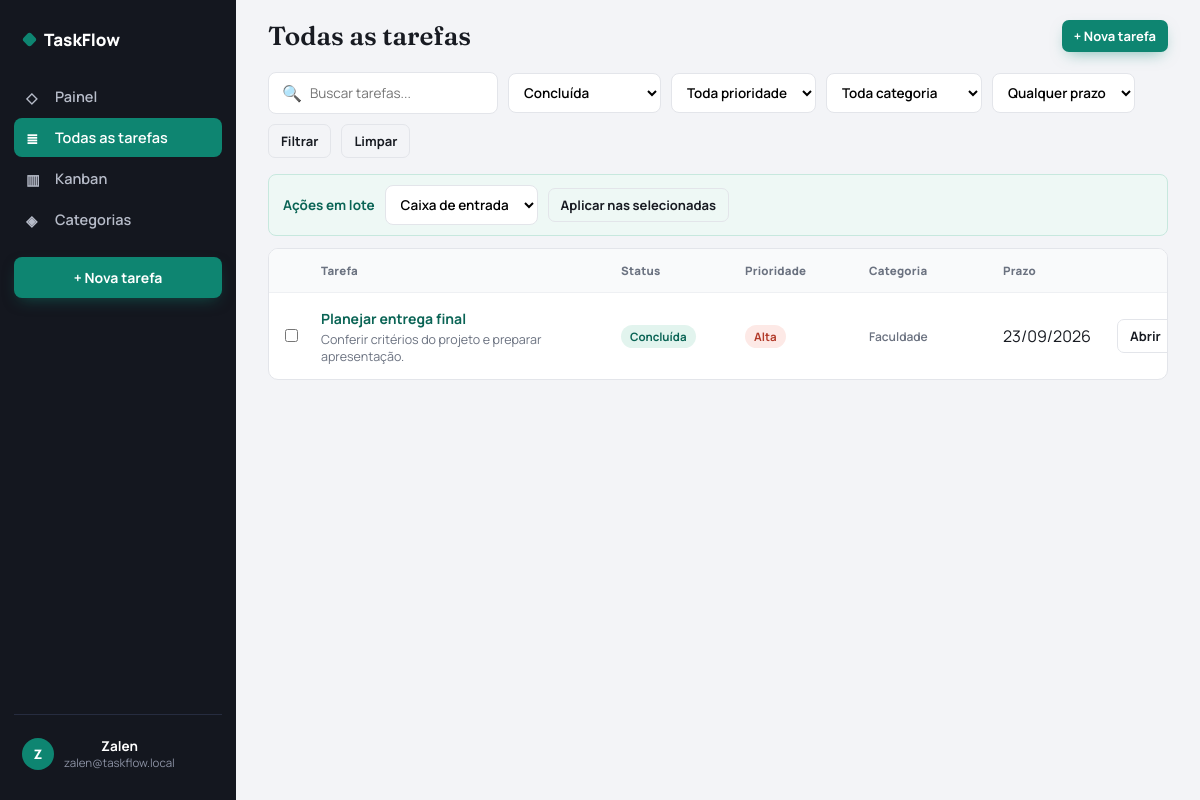
/tasks.php?status=done (signed in), run on the app's committed database.
### tables this page shows
CREATE TABLE users (
    id INT UNSIGNED NOT NULL AUTO_INCREMENT,
    username VARCHAR(50) NOT NULL,
    email VARCHAR(255) NULL,
    name VARCHAR(100) NOT NULL,
    profile VARCHAR(100) NOT NULL DEFAULT 'Freelancer / Criador',
    password_hash VARCHAR(255) NOT NULL,
    created_at TIMESTAMP NOT NULL DEFAULT CURRENT_TIMESTAMP,
    PRIMARY KEY (id),
    UNIQUE KEY uq_users_username (username),
    UNIQUE KEY uq_users_email (email)
);

CREATE TABLE tasks (
    id BIGINT UNSIGNED NOT NULL AUTO_INCREMENT,
    user_id INT UNSIGNED NOT NULL,
    title VARCHAR(120) NOT NULL,
    description TEXT NULL,
    category VARCHAR(60) NULL,
    status ENUM('inbox','pending','progress','review','done') NOT NULL DEFAULT 'inbox',
    priority ENUM('low','normal','high','urgent') NOT NULL DEFAULT 'normal',
    due_date DATE NULL,
    created_at TIMESTAMP NOT NULL DEFAULT CURRENT_TIMESTAMP,
    updated_at TIMESTAMP NOT NULL DEFAULT CURRENT_TIMESTAMP ON UPDATE CURRENT_TIMESTAMP,
    PRIMARY KEY (id),
    KEY idx_tasks_user_status (user_id, status),
    KEY idx_tasks_user_due (user_id, due_date),
    KEY idx_tasks_user_category (user_id, category),
    KEY idx_tasks_user_updated (user_id, updated_at),
    CONSTRAINT fk_tasks_user FOREIGN KEY (user_id) REFERENCES users(id) ON DELETE CASCADE
);

### includes/bootstrap.php (called while the page is built, shortened)
<?php
require_once __DIR__ . '/../config/database.php';
function e(mixed $value): string {
    return htmlspecialchars((string)$value, ENT_QUOTES, 'UTF-8');
}
function first_char(string $value): string {
    return function_exists('mb_substr') ? mb_substr($value, 0, 1, 'UTF-8') : substr($value, 0, 1);
}
function truncate_text(string $value, int $limit): string {
    if (function_exists('mb_strlen') && function_exists('mb_substr')) {
        return mb_strlen($value, 'UTF-8') > $limit ? mb_substr($value, 0, $limit - 1, 'UTF-8') . '…' : $value;
    }
    return strlen($value) > $limit ? substr($value, 0, max(0, $limit - 3)) . '...' : $value;
}
function csrf_token(): string {
    return $_SESSION['csrf'];
}
function current_user(): ?array {
    try {
        $stmt = db()->prepare('SELECT id, username, email, name, profile FROM users WHERE id = :id LIMIT 1');
        $stmt->execute(['id' => (int)$_SESSION['user_id']]);
        $user = $stmt->fetch();
        return $user ?: null;
    } catch (RuntimeException $e) {
        return null;
    }
}
function require_auth(): array {
    $user = current_user();
    return $user;
}
function statuses(): array {
    return [
        'inbox' => 'Caixa de entrada',
        'pending' => 'Pendente',
        'progress' => 'Em andamento',
        'review' => 'Em revisão',
        'done' => 'Concluída',
    ];
}
function priorities(): array {
    return [
        'low' => 'Baixa',
        'normal' => 'Normal',
        'high' => 'Alta',
        'urgent' => 'Urgente',
    ];
}
function due_class(?string $date, string $status): string {
    if (!$date || $status === 'done') return '';
    return '';
}

### config/database.php (called while the page is built, shortened)
<?php
function db(bool $withoutDatabase = false): PDO {
    static $connections = [];
    $key = $withoutDatabase ? 'server' : 'database';
    if (isset($connections[$key])) {
        return $connections[$key];
    }
    $dsn = $withoutDatabase
        ? 'mysql:host=' . DB_HOST . ';port=' . DB_PORT . ';charset=utf8mb4'
        : 'mysql:host=' . DB_HOST . ';port=' . DB_PORT . ';dbname=' . DB_NAME . ';charset=utf8mb4';
    try {
        $pdo = new PDO($dsn, DB_USER, DB_PASS, [
            PDO::ATTR_ERRMODE => PDO::ERRMODE_EXCEPTION,
            PDO::ATTR_DEFAULT_FETCH_MODE => PDO::FETCH_ASSOC,
            PDO::ATTR_EMULATE_PREPARES => false,
        ]);
    } catch (PDOException $e) {
        throw new RuntimeException(
            $withoutDatabase
                ? 'Não foi possível conectar ao MySQL. Confirme se o MySQL está iniciado no XAMPP e revise config/database.php.'
                : 'Banco TaskFlow ainda não está disponível. Acesse install.php para criar o banco e as tabelas.',
            0,
            $e
        );
    }
    return $pdo;
}

### tasks.php (the view, shortened to what this page needs)
<?php
require_once __DIR__ . '/includes/bootstrap.php';
$user = require_auth();
$uid = (int)$user['id'];
$q = trim((string)($_GET['q'] ?? ''));
$status = (string)($_GET['status'] ?? '');
$priority = (string)($_GET['priority'] ?? '');
$category = trim((string)($_GET['category'] ?? ''));
$due = (string)($_GET['due'] ?? '');
$view = (string)($_GET['view'] ?? 'list');
$where = ['user_id = :uid']; $params = ['uid'=>$uid];
if ($status !== '' && array_key_exists($status, statuses())) { $where[]='status=:status'; $params['status']=$status; }
$order = $view === 'category' ? "ORDER BY category ASC, due_date IS NULL, due_date ASC, updated_at DESC" : 'ORDER BY updated_at DESC, id DESC';
$stmt = db()->prepare('SELECT id,user_id,title,description,category,status,priority,due_date,created_at,updated_at FROM tasks WHERE ' . implode(' AND ', $where) . ' ' . $order);
$stmt->execute($params); $tasks = $stmt->fetchAll(); $categories = user_categories($uid);
$grouped = [];
$filtersActive = ($q !== '' || $status !== '' || $priority !== '' || $category !== '' || $due !== '');
function status_class(string $status): string { return ['inbox'=>'st-inbox','pending'=>'st-pendente','progress'=>'st-andamento','review'=>'st-revisao','done'=>'st-concluida'][$status] ?? 'st-inbox'; }
function priority_class(string $priority): string { return ['urgent'=>'pri-alta','high'=>'pri-alta','normal'=>'pri-media','low'=>'pri-baixa'][$priority] ?? 'pri-media'; }
$pageTitle = $view === 'category' ? 'Categorias' : 'Todas as tarefas'; $activePage = $view === 'category' ? 'categories' : 'tasks';
include __DIR__ . '/includes/header.php';
?>
<form class="toolbar" method="get">
    <div class="searchbox">🔍<input id="taskSearch" name="q" placeholder="Buscar tarefas..." value="<?=e($q)?>"></div>
    <select class="select-sm" name="status"><option value="">Todos os status</option><?php foreach(statuses() as $k=>$v): ?><option value="<?=e($k)?>" <?=$status===$k?'selected':''?>><?=e($v)?></option><?php endforeach; ?></select>
    <select class="select-sm" name="priority"><option value="">Toda prioridade</option><?php foreach(priorities() as $k=>$v): ?><option value="<?=e($k)?>" <?=$priority===$k?'selected':''?>><?=e($v)?></option><?php endforeach; ?></select>
    <select class="select-sm" name="category"><option value="">Toda categoria</option></select>
    <select class="select-sm" name="due"><option value="">Qualquer prazo</option></select>
    <button class="btn btn-ghost btn-sm" type="submit">Filtrar</button>
    <?php if ($filtersActive): ?><a class="btn btn-ghost btn-sm" href="tasks.php<?=$view==='category'?'?view=category':''?>">Limpar</a><?php endif; ?>
</form>
<?php if ($view === 'category'): ?>
    <?php if (!$grouped): ?><div class="empty"><div class="ic-big">◌</div><h3>Nenhuma categoria encontrada</h3><p>Crie uma tarefa com categoria para ela aparecer aqui.</p></div><?php endif; ?>
    <?php foreach($grouped as $categoryName => $categoryTasks): ?>
        <section class="cat-group open">
            <div class="cat-head"><div class="l"><span class="cat-swatch" style="background:#0e8571"></span><span class="name"><?=e($categoryName)?></span><span class="count"><?=count($categoryTasks)?> tarefa<?=count($categoryTasks)===1?'':'s'?></span></div><span class="chev">▸</span></div>
            <div class="cat-body"><?php foreach($categoryTasks as $task): ?><a class="cat-task" href="tasks.php?action=view&id=<?=e($task['id'])?>"><span class="tt"><?=e($task['title'])?></span><span class="pill <?=status_class($task['status'])?>"><?=e(statuses()[$task['status']])?></span></a><?php endforeach; ?></div>
        </section>
    <?php endforeach; ?>
<?php else: ?>
<form method="post">
    <div class="bulkbar show" style="display:flex"><span>Ações em lote</span><select class="select-sm" name="bulk_status"><?php foreach(statuses() as $k=>$v): ?><option value="<?=e($k)?>"><?=e($v)?></option><?php endforeach; ?></select><button class="btn btn-ghost btn-sm" type="submit">Aplicar nas selecionadas</button></div>
    <div class="tasklist">
        <div class="trow head"><div></div><div>Tarefa</div><div>Status</div><div>Prioridade</div><div>Categoria</div><div>Prazo</div><div></div></div>
        <?php foreach($tasks as $task): ?>
            <div class="trow" data-task-row>
                <div><input type="checkbox" class="row-check" name="ids[]" value="<?=e($task['id'])?>"></div>
                <div class="title-cell"><a class="tt" href="tasks.php?action=view&id=<?=e($task['id'])?>"><?=e($task['title'])?></a><div class="dd"><?=e(truncate_text((string)($task['description'] ?? ''), 80) ?: 'Sem descrição')?></div></div>
                <div><span class="pill <?=status_class($task['status'])?>"><?=e(statuses()[$task['status']])?></span></div>
                <div><span class="pill <?=priority_class($task['priority'])?>"><?=e(priorities()[$task['priority']])?></span></div>
                <div class="cat-tag"><?=e($task['category'] ?: 'Sem categoria')?></div>
                <div class="<?=due_class($task['due_date'] ?? null,$task['status'])==='overdue'?'due-late':''?>"><?=!empty($task['due_date'])?e(date('d/m/Y',strtotime($task['due_date']))):'—'?></div>
                <div><a class="btn btn-ghost btn-sm" href="tasks.php?action=view&id=<?=e($task['id'])?>">Abrir</a></div>
            </div>
        <?php endforeach; ?>
    </div>
</form>
<?php endif; ?>
<?php include __DIR__ . '/includes/footer.php'; ?>

### includes/header.php (shortened to what this page needs)
<?php
$names = preg_split('/\s+/', trim((string)($user['name'] ?? 'User'))) ?: ['User'];
$initials = strtoupper(first_char($names[0] ?? 'U') . first_char($names[1] ?? ''));
$email = $user['email'] ?? $user['username'] ?? '';
?>
<!doctype html>
<html lang="pt-BR">
<head>
    <link rel="stylesheet" href="assets/css/app.css">
</head>
<body>
<div class="app show" data-csrf="<?=e(csrf_token())?>">
    <aside class="sidebar" id="sidebar">
        <a class="mark" href="dashboard.php"><span class="dot"></span>TaskFlow</a>
        <a class="nav-item <?=$activePage==='dashboard'?'active':''?>" data-screen="dashboard" href="dashboard.php"><span class="ic">◇</span>Painel</a>
        <a class="nav-item <?=$activePage==='tasks'?'active':''?>" data-screen="tasks" href="tasks.php"><span class="ic">≣</span>Todas as tarefas</a>
        <a class="nav-item <?=$activePage==='kanban'?'active':''?>" data-screen="kanban" href="kanban.php"><span class="ic">▥</span>Kanban</a>
        <a class="nav-item <?=$activePage==='categories'?'active':''?>" data-screen="categories" href="tasks.php?view=category"><span class="ic">◈</span>Categorias</a>
        <div class="cta"><a class="btn btn-primary" style="width:100%;justify-content:center" href="tasks.php?action=new">+ Nova tarefa</a></div>
        <div class="sidebar-foot">
            <button class="user-row" type="button" data-profile-toggle>
                <div class="avatar"><?=e($initials ?: 'U')?></div>
                <div><div class="user-name"><?=e($user['name'] ?? '')?></div><div class="user-mail"><?=e($email)?></div></div>
            </button>
        </div>
    </aside>
    <div class="main">
        <header class="topbar">
            <div style="display:flex;align-items:center;gap:12px">
                <h1><?=e($pageTitle)?></h1>
            </div>
            <div class="actions">
                <?php if ($activePage === 'tasks'): ?><a class="btn btn-primary btn-sm" href="tasks.php?action=new">+ Nova tarefa</a><?php endif; ?>
            </div>
        </header>
        <main class="content">

### assets/css/app.css (style rules this page uses)
:root { --ink:#14171f; --ink2:#1c2130; --paper:#f3f4f7; --surface:#ffffff; --line:#e3e5ea; --muted:#6b7280; --teal:#0e8571; --teal-d:#0a6455; --coral:#e1543f; --amber:#de9a25; --text:#181b22; --r:10px; --shadow:0 1px 2px rgba(20,23,31,.06),0 8px 24px -12px rgba(20,23,31,.18); box-sizing:border-box; }
* { box-sizing:border-box;margin:0;padding:0 }
html,body { height:100% }
body { font-family:'Manrope',sans-serif;background:var(--paper);color:var(--text);-webkit-font-smoothing:antialiased;overflow-x:hidden }
h1,h2,h3,.serif { font-family:'Fraunces',serif }
button { font-family:inherit;cursor:pointer;border:none;background:none;color:inherit }
input,select,textarea { font-family:inherit;font-size:14px }
a { color:var(--teal-d);text-decoration:none }
.btn { display:inline-flex;align-items:center;gap:8px;padding:11px 18px;border-radius:8px;font-weight:700;font-size:14px;transition:transform .12s,box-shadow .12s }
.btn-primary { background:var(--teal);color:#fff;box-shadow:0 6px 16px -6px rgba(14,133,113,.55) }
.btn-ghost { background:transparent;color:var(--text);border:1px solid var(--line) }
.btn-sm { padding:7px 12px;font-size:13px;border-radius:7px }
.mark .dot { width:11px;height:11px;border-radius:3px;background:var(--teal);transform:rotate(45deg) }
.app { display:none;min-height:100vh }
.app.show { display:flex }
.sidebar { width:236px;background:var(--ink);color:#dfe2ea;flex-shrink:0;display:flex;flex-direction:column;padding:22px 14px;position:sticky;top:0;height:100vh }
.sidebar .mark { color:#fff;padding:6px 10px 26px;display:flex;align-items:center;gap:9px;font-weight:800;font-size:17px }
.nav-item { display:flex;align-items:center;gap:11px;padding:10px 12px;border-radius:8px;font-size:14.5px;font-weight:600;color:#b7bcc9;margin-bottom:2px }
.nav-item .ic { width:18px;height:18px;flex-shrink:0 }
.nav-item.active { background:var(--teal);color:#fff }
.sidebar .cta { margin:16px 0 6px }
.sidebar-foot { margin-top:auto;border-top:1px solid #262c3f;padding-top:14px;position:relative }
.user-row { display:flex;align-items:center;gap:10px;padding:8px;border-radius:8px }
.avatar { width:32px;height:32px;border-radius:50%;background:var(--teal);color:#fff;display:flex;align-items:center;justify-content:center;font-weight:800;font-size:13px;flex-shrink:0 }
.user-name { font-size:13.5px;font-weight:700;color:#fff }
.user-mail { font-size:11.5px;color:#8b91a3 }
.main { flex:1;min-width:0;display:flex;flex-direction:column }
.topbar { display:flex;align-items:center;justify-content:space-between;padding:20px 32px;gap:16px }
.topbar h1 { font-size:26px;font-weight:600 }
.topbar .actions { display:flex;gap:10px;align-items:center }
.content { padding:0 32px 40px;flex:1 }
.searchbox { display:flex;align-items:center;gap:8px;background:#fff;border:1.5px solid var(--line);border-radius:8px;padding:9px 13px;min-width:230px }
.searchbox input { border:none;outline:none;width:100%;font-size:13.5px }
.toolbar { display:flex;gap:10px;flex-wrap:wrap;align-items:center;margin-bottom:16px }
.select-sm { padding:9px 11px;border:1.5px solid var(--line);border-radius:8px;background:#fff;font-size:13.5px;font-weight:600 }
.bulkbar { display:none;align-items:center;gap:10px;background:#eef8f5;border:1px solid #c7e8de;border-radius:8px;padding:10px 14px;margin-bottom:12px;font-size:13.5px;font-weight:700;color:var(--teal-d) }
.bulkbar.show { display:flex }
.tasklist { background:var(--surface);border:1px solid var(--line);border-radius:var(--r);overflow:hidden }
.trow { display:grid;grid-template-columns:22px 1.7fr 110px 110px 120px 100px 34px;gap:14px;align-items:center;padding:14px 16px;border-bottom:1px solid #eef0f3 }
.trow:last-child { border-bottom:none }
.trow.head { background:#f9fafb;font-size:11.5px;font-weight:800;color:var(--muted);letter-spacing:.02em }
.trow .title-cell .tt { font-weight:700;font-size:14px }
.trow .title-cell .dd { font-size:12.5px;color:var(--muted);margin-top:2px }
.pill { display:inline-flex;align-items:center;gap:5px;padding:4px 9px;border-radius:20px;font-size:11.5px;font-weight:700 }
.pri-alta { background:#fde9e6;color:#b23a29 }
.st-concluida { background:#e2f4ee;color:#0a6455 }
.cat-tag { font-size:12px;color:var(--muted);font-weight:600 }
.btn-primary { border:0 }

### data on the page
users: name "Z", name "Zalen", email "zalen@taskflow.local"
tasks: title "Planejar entrega final", description "Conferir critérios do projeto e preparar apresentação.", status "Concluída", priority "Alta", category "Faculdade", due_date "23/09/2026"

### other printed values
$pageTitle "Todas as tarefas"
form field status "Concluída"
form field bulk_status "Caixa de entrada"
